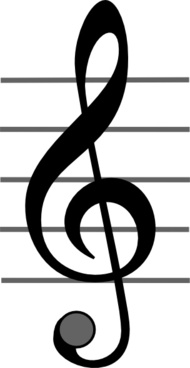
#> input picture clef_samples/violin_clef3.jpg, 190 x 368 px
$ python -i GetLines.py   (imports and definitions only)
#> lines starting #> are read from the running program, lines starting #| are printed output that depends on the picture; after the words box and inside, x2 and y2 are one past the last pixel; in counts of white or black regions, pixels touching at a corner belong together

import cv2
import numpy as np

def process(image):
    gray = cv2.cvtColor(image.copy(), cv2.COLOR_RGB2GRAY)
    blur = cv2.GaussianBlur(gray, (11,11), 0)
    edged = cv2.Canny(blur, 0, 50)
    cv2.imwrite("output/1canny.jpg", edged)
    contours, _ = cv2.findContours(edged, cv2.RETR_LIST, cv2.CHAIN_APPROX_NONE)
    contours = sorted(contours, key=cv2.contourArea, reverse=True)
    dst = photo(image.copy(),contours)
    cop = gray.copy()
    cop2 = gray.copy()
    e, t, res = straight(dst, image.copy(),contours)
    e1,t2,res2 = straight(image.copy(), image.copy(),contours)
    h2 = cv2.HoughLines(e, 1, np.pi/150, 200)
    # Maybe the picture is a clean image of a partiture
    h = cv2.HoughLines(e1, 1, np.pi/ 150, 200)
    if h2 is None: # if it is not a photo
        a, b = detect_lines(h, gray, 80)
        r = res2
    else: # if it is
        a, b = detect_lines(h2, t, 80)
        r = res
    return a, b, r

def distance(point1, point2):
    return np.sqrt((point1[0] - point2[0]) ** 2 + (point1[1] - point2[1]) ** 2)

THRESHOLD_MIN = 160
THRESHOLD_MAX = 255

def photo(image, contours):
    for cnt in contours:
        # Douglas Pecker algorithm - reduces the number of points in a curve
        epsilon = cv2.arcLength(cnt, True)
        approx = cv2.approxPolyDP(cnt, 0.02 * epsilon, True)
        if len(approx) == 4:
            sheet = approx
            break
    approx = np.asarray([x[0] for x in sheet.astype(dtype=np.float32)])
    # top_left has the smallest sum, bottom_right has the biggest
    top_left = min(approx, key=lambda t: t[0] + t[1])
    bottom_right = max(approx, key=lambda t: t[0] + t[1])
    top_right = max(approx, key=lambda t: t[0] - t[1])
    bottom_left = min(approx, key=lambda t: t[0] - t[1])
    max_width = int(max(distance(bottom_right, bottom_left), distance(top_right, top_left)))
    max_height = int(max(distance(top_right, bottom_right), distance(top_left, bottom_left)))
    arr = np.array([
        [0, 0],
        [max_width - 1, 0],
        [max_width - 1, max_height - 1],
        [0, max_height - 1]], dtype="float32")
    rectangle = np.asarray([top_left, top_right, bottom_right, bottom_left])
    m = cv2.getPerspectiveTransform(rectangle, arr)
    dst = cv2.warpPerspective(image, m, (max_width, max_height))
    return dst
LINES_DISTANCE_THRESHOLD = 50
LINES_ENDPOINTS_DIFFERENCE = 10

def detect_lines(hough, image, nlines):
    all_lines = set()
    width, height = image.shape
    # convert to color image so that you can see the lines
    lines_image_color = cv2.cvtColor(image, cv2.COLOR_GRAY2BGR)
    for result_arr in hough[:nlines]:
        rho = result_arr[0][0]
        theta = result_arr[0][1]
        a = np.cos(theta)
        b = np.sin(theta)
        x0 = a * rho
        y0 = b * rho
        shape_sum = width + height
        x1 = int(x0 + shape_sum * (-b))
        y1 = int(y0 + shape_sum * a)
        x2 = int(x0 - shape_sum * (-b))
        y2 = int(y0 - shape_sum * a)
        start = (x1, y1)
        end = (x2, y2)
        diff = y2 - y1
        if abs(diff) < LINES_ENDPOINTS_DIFFERENCE:
            all_lines.add(int((start[1] + end[1]) / 2))
            cv2.line(lines_image_color, start, end, (0, 0, 255), 2)
    cv2.imwrite("output/5lines.png", lines_image_color)
    return all_lines, lines_image_color

def straight(dst1, image,contours):
    cv2.drawContours(image, contours, -1, (0, 255, 0), 2)
    cv2.imwrite("output/2with_contours.png", image)
    dst = cv2.cvtColor(dst1, cv2.COLOR_BGR2GRAY)
    _, result = cv2.threshold(dst, 0, 255, cv2.THRESH_BINARY + cv2.THRESH_OTSU)
    cv2.imwrite("output/3adjusted_photo.png", result)
    rcop = result.copy()
    _, thresholded1 = cv2.threshold(rcop, THRESHOLD_MIN, THRESHOLD_MAX, cv2.THRESH_BINARY)
    element = np.ones((3, 3))
    thresholded2 = cv2.erode(thresholded1, element)
    edges = cv2.Canny(thresholded2, 10, 100, apertureSize=3)
    return edges, thresholded2, result

>>> import cv2
>>> picture = cv2.cvtColor(cv2.imread('clef_samples/violin_clef3.jpg'), cv2.COLOR_BGR2RGB)
#> picture is the input picture: shape (368, 190, 3); min 0, max 255, mean 194.6
>>> result = process(picture)
#> in process, `blur = cv2.GaussianBlur(gray, (11,11), 0)`:
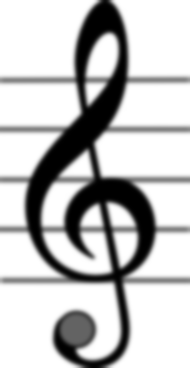
#> blur: shape (368, 190); min 0, max 255, mean 194.5
#> in process, `edged = cv2.Canny(blur, 0, 50)`:
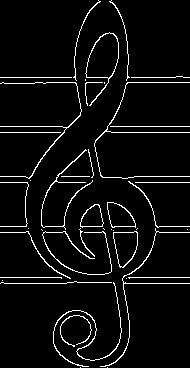
#> edged: shape (368, 190); 5.1% white in thin lines or dots
#> in process, `contours, _ = cv2.findContours(edged, cv2.RETR_LIST, cv2.CHAIN_APPROX_..`: contours = 46 contours, 29 with area under 20; largest, box (x1, y1, x2, y2) and area: (85, 32, 119, 106) 1126, (85, 32, 119, 79) 1086, (113, 231, 138, 268) 628, (113, 231, 138, 268) 612, (107, 202, 136, 228) 484
#> the loop in photo, `for cnt in contours:` made 3 passes
#> (epsilon, sheet) on pass 3: (107.4, [[136, 231], [113, 232], [120, 267], [135, 252]])
#> epsilon on passes 1 to 2: 206.7, 134.6
#> in photo, `top_left = min(approx, key=lambda t: t[0] + t[1])`: top_left = [113, 232]
#> in photo, `bottom_right = max(approx, key=lambda t: t[0] + t[1])`: bottom_right = [120, 267]
#> in photo, `top_right = max(approx, key=lambda t: t[0] - t[1])`: top_right = [136, 231]
#> in photo, `bottom_left = min(approx, key=lambda t: t[0] - t[1])`: bottom_left = [120, 267]
#> in photo, `max_width = int(max(distance(bottom_right, bottom_left), distance(top_..`: max_width = 23
#> in photo, `max_height = int(max(distance(top_right, bottom_right), distance(top_l..`: max_height = 39
#> in photo, `arr = np.array([ [0, 0], [max_width - 1, 0], [max_width - 1, max_heigh..`: arr = [[0, 0], [22, 0], [22, 38], [0, 38]]
#> in photo, `rectangle = np.asarray([top_left, top_right, bottom_right, bottom_left])`: rectangle = [[113, 232], [136, 231], [120, 267], [120, 267]]
#> in photo, `m = cv2.getPerspectiveTransform(rectangle, arr)`: m = [[-0.015, 0.003, 1], [4.87e-16, -1.97e-16, -1.42e-14], [-0.000417, 0.000254, -0.0178]]
#> in photo, `dst = cv2.warpPerspective(image, m, (max_width, max_height))`:
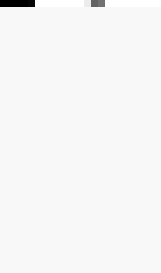
#> dst: shape (39, 23, 3) (shown 7 times larger); min 0, max 255, mean 246.4
#> in straight, `cv2.drawContours(image, contours, -1, (0, 255, 0), 2)`:
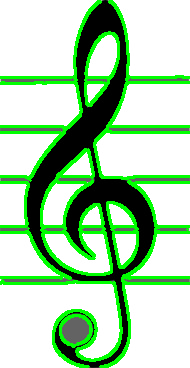
#> image: shape (368, 190, 3); mean of channels 0, 1, 2 170.6, 211.5, 170.6; drawn as B, G, R
#> in straight, `_, result = cv2.threshold(dst, 0, 255, cv2.THRESH_BINARY + cv2.THRESH_..`: result: shape (39, 23); 99.2% white; black in thin lines or dots, all inside (x1, y1, x2, y2) = (0, 0, 15, 1)
#> in straight, `thresholded2 = cv2.erode(thresholded1, element)`: thresholded2: shape (39, 23); 97.8% white; 2 black regions (2 under 20 px)
#> in straight, `edges = cv2.Canny(thresholded2, 10, 100, apertureSize=3)`: edges: shape (39, 23); 1.4% white in thin lines or dots, all inside (x1, y1, x2, y2) = (0, 0, 16, 2)
#> in straight (call 2), `_, result = cv2.threshold(dst, 0, 255, cv2.THRESH_BINARY + cv2.THRESH_..`:
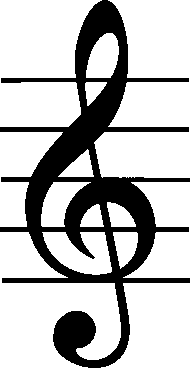
#> result: shape (368, 190); 74% white; 1 black region, box (x1, y1, x2, y2) and area: (0, 0, 190, 368) 18202
#> in straight (call 2), `thresholded2 = cv2.erode(thresholded1, element)`:
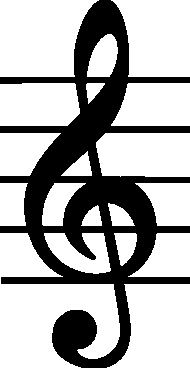
#> thresholded2: shape (368, 190); 68.8% white; 1 black region, box (x1, y1, x2, y2) and area: (0, 0, 190, 368) 21812
#> in straight (call 2), `edges = cv2.Canny(thresholded2, 10, 100, apertureSize=3)`:
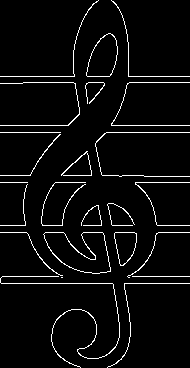
#> edges: shape (368, 190); 4.4% white in thin lines or dots
#> in process, `h2 = cv2.HoughLines(e, 1, np.pi/150, 200)`: h2 = None
#> after the loop in detect_lines, `for result_arr in hough[:nlines]:`: all_lines = 0 items
#> (the run stopped early here; a loop or call above may not have finished)

$ run again, on clef_samples/violin_clef4.png
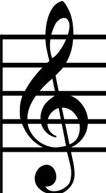
#> input picture clef_samples/violin_clef4.png, 106 x 193 px
#> picture is the input picture: shape (193, 106, 3); min 0, max 255, mean 178.9
#> in process, `edged = cv2.Canny(blur, 0, 50)`:
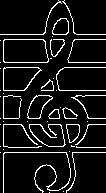
#> edged: shape (193, 106); 9.2% white in thin lines or dots
#> contours = 51 contours, 37 with area under 20; largest, box (x1, y1, x2, y2) and area: (3, 39, 49, 63) 989, (3, 39, 49, 63) 982, (3, 67, 42, 91) 681, (3, 67, 41, 91) 661, (27, 95, 53, 119) 335
#> the loop in photo, `for cnt in contours:` made 1 pass
#> (epsilon, sheet) on pass 1: (131.3, [[3, 40], [4, 62], [48, 61], [43, 39]])
#> top_left = [3, 40]
#> bottom_right = [48, 61]
#> top_right = [43, 39]
#> bottom_left = [4, 62]
#> max_width = 44
#> max_height = 22
#> arr = [[0, 0], [43, 0], [43, 21], [0, 21]]
#> rectangle = [[3, 40], [43, 39], [48, 61], [4, 62]]
#> m = [[1.32, -0.0598, -1.56], [0.032, 1.28, -51.3], [0.000264, 0.00551, 1]]
#> result: shape (22, 44); 94.1% white; black in thin lines or dots
#> thresholded2: shape (22, 44); 87.6% white; 3 black regions (1 under 20 px), largest, box (x1, y1, x2, y2) and area: (12, 0, 44, 2) 64, (0, 20, 26, 22) 52
#> edges: shape (22, 44); 6.5% white in thin lines or dots
#> result: shape (193, 106); 69.7% white; 1 black region, box (x1, y1, x2, y2) and area: (0, 1, 106, 193) 6203
#> thresholded2: shape (193, 106); 60.1% white; 1 black region, box (x1, y1, x2, y2) and area: (0, 0, 106, 193) 8169
#> in straight (call 2), `edges = cv2.Canny(thresholded2, 10, 100, apertureSize=3)`:
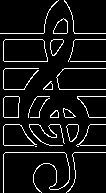
#> edges: shape (193, 106); 8% white in thin lines or dots
#> h2 = None
#> after the loop in detect_lines, `for result_arr in hough[:nlines]:`: all_lines = 0 items
